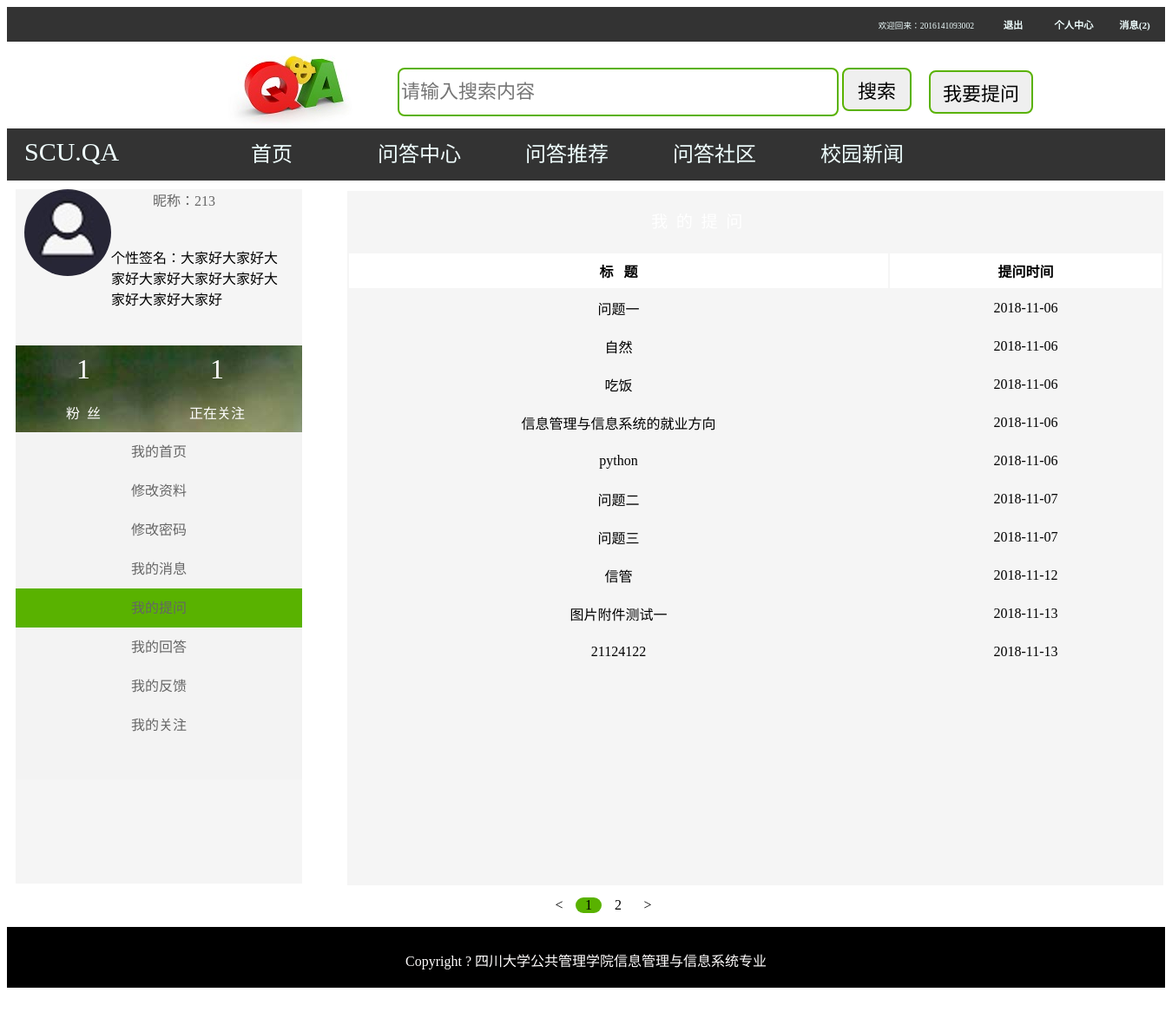
The app's page /my_question/ (signed in) with its own data.
### QA/models.py (models this page shows)
class User(models.Model):
    gender = (
        ('male', "男"),
        ('female', "女"),
    )
    username = models.CharField(max_length=128, unique=True, primary_key=True)
    password = models.CharField(max_length=256)
    sex = models.CharField(max_length=32, choices=gender, default="男")
    c_time = models.DateTimeField(auto_now=True)
    nickname = models.CharField(max_length=50, blank=True)
    profession = models.CharField(max_length=50, blank=True)
    email = models.EmailField()
    per_signature = models.CharField(max_length=1024,blank=True)
    per_introduction = models.TextField(blank=True)
    uid_qid = models.ManyToManyField(to='Question', through='Question_Favorite', through_fields=('fauthor','question'))
    headshot_img = models.ImageField(upload_to='headshot_img', default='headshot_img/headshot.jpg')

class Question(models.Model):
    qauthor = models.ForeignKey(User, on_delete=models.CASCADE)
    ftype = models.ForeignKey(First_type,on_delete=models.CASCADE)
    stype = models.ForeignKey(Second_type,on_delete=models.CASCADE)
    qtitle = models.CharField(max_length=100)
    qcontent = models.TextField(max_length=500)
    q_time = models.DateTimeField(auto_now_add=True)
    q_img = models.ImageField(blank=True, null=True,upload_to='question_img')
    q_file = models.FileField(blank=True, null=True, upload_to='question_file')

### QA/views.py (the view)
    def _get_follow_num(request):
         username = request.session["username"]
         userfollower = models.User_Favorite.objects.filter(follower_id=username)
         userfollower_num = userfollower.count()
         userfollowing = models.User_Favorite.objects.filter(user_id=username)
         userfollowing_num = userfollowing.count()
         return func(request, userfollowing_num, userfollower_num)

### QA/templatetags/filter.py (called while the page is built)
def message_num(username):
    message_num = 0
    if username:
        user = models.User.objects.get(username=username)
        community_apply = models.Community_Apply.objects.filter(community__c_author=user, agree=2)
        message_num = community_apply.count()
    return message_num

### QA/views.py (called while the page is built)
def get_follow_num(func):
    def _get_follow_num(request):
         username = request.session["username"]
         userfollower = models.User_Favorite.objects.filter(follower_id=username)
         userfollower_num = userfollower.count()
         userfollowing = models.User_Favorite.objects.filter(user_id=username)
         userfollowing_num = userfollowing.count()
         return func(request, userfollowing_num, userfollower_num)
    return _get_follow_num

@get_follow_num
def my_question(request,userfollowing_num,userfollower_num):
    username = request.session["username"]
    user = models.User.objects.get(username=username)
    question_list = models.Question.objects.filter(qauthor_id=username)
    paginator = Paginator(question_list, 10)
    page = request.GET.get('page', 1)
    currentPage = int(page)
    try:
        print(page)
        question_list = paginator.page(page)
    except PageNotAnInteger:
        question_list = paginator.page(1)
    except EmptyPage:
        question_list = paginator.page(paginator.num_pages)
    return render(request, 'my_question.html', locals())

### QA/templates/my_question.html (shortened to what this page needs)
{% extends 'usercenter.html' %}
{% load staticfiles %}
{% block css %}
    <link rel="stylesheet" type="text/css" href="{% static 'css/base.css' %}">
    <link rel="stylesheet" type="text/css" href="{% static 'css/usercenter.css' %}">
    <link rel="stylesheet" type="text/css" href="{% static 'css/type.css' %}" >
{% endblock %}
{% block content %}
    <div class="user-right">
        <div class="right_top">
            <div class="right_title">我&nbsp;&nbsp;的&nbsp;&nbsp;提&nbsp;&nbsp;问</div>
        </div>
        <table>
            <tr class="tr1">
                <th class="th1" >标&nbsp;&nbsp;&nbsp;题</th>
                <th class="th2">提问时间 </th>
            </tr>
            {% for question in question_list %}
                <tr class="tr2">
                    <td class="td01"><div class="qtitle" ><a style="text-decoration: none;color: black" href="/detail-{{ question.id }}/">{{question.qtitle}}</a></div></td>
                    <td class="td02"> {{question.q_time|date:"Y-m-d"}}</td>
                </tr>
            {% endfor %}
        </table>
    </div>
    <div class="pagination">
            <ul>
                {% if question_list.has_previous %}
                    <li class="previous"><a href="/type1-{{ ftype.ptid }}/?page={{ question_list.previous_page_number }}"><</a></li>
                {% else %}
                    <li class="previous disabled"><a href="#"><</a></li>
                {% endif %}
                {% for num in paginator.page_range %}
                    {% if num == currentPage %}
                        <li class="pactive"><a href="/type1-{{ ftype.ptid }}/?page={{ num }}">{{ num }}</a></li>
                    {% else %}
                        <li><a href="/type1-{{ ftype.ptid }}/?page={{ num }}">{{ num }}</a></li>
                    {% endif %}
                {% endfor %}
                {% if question_list.has_next %}
                    <li class="next"><a href="/type1-{{ ftype.ptid }}/?page={{ question_list.next_page_number }}">></a></li>
                {% else %}
                    <li class="next disabled"><a href="#">></a></li>
                {% endif %}
            </ul>
        </div>
{% endblock %}

### QA/templates/usercenter.html (shortened to what this page needs)
{% extends 'base.html' %}
{% load staticfiles %}
{% block left %}
    <div class="user-left">
      <div class="left-top1">
            <div class="top1">
                <div class="top1-1">
                    <a href="/userinfo_reset/"><img src="{{ user.headshot_img.url }}" style="border-radius: 50%"></a>
                </div>
                <div class="top1-2">
                    <a href="/usercenter_index/">昵称：{{ user.nickname }}</a></div>
                <div class="top1-3">
                    <p>{% if user.per_signature %}个性签名：{{ user.per_signature }}{% else %}<a href="/userinfo_reset/">你还没有个性签名，点这添加！</a>{% endif %}</p>
                </div>
            </div>
            <div class="top2" >
                    <table class="table">
                        <tr class="tr">
                            <td class="td1"><a style="color: #fff;text-decoration: none" href="/my_followers/">{{ userfollower_num}}</a></td>
                            <td class="td1"><a style="color: #fff;text-decoration: none"href="/my_followings/">{{ userfollowing_num }}</a></td>
                        </tr>
                        <tr class="tr">
                            <td class="td2">粉&nbsp;&nbsp;丝</td>
                            <td class="td2">正在关注</td>
                        </tr>
                    </table>
            </div>
      </div>
      <div class="left-top2">
                 <li>{%if request.path == '/usercenter_index/'%} <a class="active" href="/usercenter_index/">我的首页</a>{% else %}<a href="/usercenter_index/">我的首页</a>{% endif %}</li>
                 <li>{%if request.path == '/userinfo_reset/'%}<a class="active" href="/userinfo_reset/">修改资料</a>{% else %}<a href="/userinfo_reset/">修改资料</a>{% endif %}</li>
                 <li>{%if request.path == '/password_modify/'%}<a class="active" href="/password_modify/">修改密码</a>{% else %}<a href="/password_modify/">修改密码</a>{% endif %}</li>
                 <li>{%if request.path == '/user_message/'%} <a class="active" href="/user_message/">我的消息</a>{% else %}<a href="/user_message/">我的消息</a>{% endif %}</li>
                 <li>{%if request.path == '/my_question/'%} <a class="active" href="/my_question/">我的提问</a>{% else %}<a href="/my_question/">我的提问</a>{% endif %}</li>
                 <li>{%if request.path == '/my_answer/'%} <a class="active" href="/my_answer/">我的回答</a>{% else %}<a href="/my_answer/">我的回答</a>{% endif %}</li>
                 <li>{%if request.path == '/user_feedback/'%} <a class="active" href="/user_feedback/">我的反馈</a>{% else %}<a href="/user_feedback/">我的反馈</a>{% endif %}</li>
                 <li>{%if request.path == '/my_followers/'%} <a class="active" href="/my_followers/">我的关注</a>{% else %}<a href="/my_followers/">我的关注</a>{% endif %}</li>
      </div>
    </div>
{% endblock left%}

### QA/templates/base.html (shortened to what this page needs)
{% load staticfiles %}
{% load filter %}
<!DOCTYPE html>
<html lang="en">
<head>
    {% block css %}{% endblock %}
</head>
<body>
{% block header_con %}
   <div class="header">
       <div class="header_nav">
                 {% if request.session.is_login  %}
                     <li class="header_nav_list"><h3><a href="/user_message/">消息({{ request.session.username|message_num}})</a></h3></li>
                    <li class="header_nav_list"><h3><a href="/usercenter_index/">个人中心</a></h3></li>
                     <li class="header_nav_list"><h3><a href="/logout/">退出</a></h3></li>
                     <li class="header_nav_list_welcome">欢迎回来：{{request.session.username }}</li>
                 {% else %}
			         <li class="header_nav_list"><h3><a href="/register/">注册</a></h3></li>
                     <li class="header_nav_list"><h3><a href="/login/">登录</a></h3></li>
                 {% endif %}
       </div>
   </div>
<div class="sou-suo">
        <div class="sou-suo-icon">
            <img src="/static/img/logo.jpg/">
        </div>
        <div class="sou-suo-search">
            <form action="/search/" method="get">
                <input type="text" name="q" placeholder="请输入搜索内容" value="" required>
                <button type="submit" >搜索</button>
            </form>
        </div>
        <div class="sou-suo-question">
            <a href="/question/"><button>我要提问</button></a>
        </div>
</div>
<header class="dao-hang">
    <div class="dao-hang2">
        <div class="logo">SCU.QA</div>
        <li class="dao-hang-lie-biao"><a {%if request.path == '/index/'%} class="active"{% endif %}href="/index/">首页</a></li>
        <li class="dao-hang-lie-biao"><a {%if request.path|slice:"5" == '/type'%} class="active"{% endif %}href="/type_all/">问答中心</a></li>
        <li class="dao-hang-lie-biao"><a {%if request.path|slice:"10" == '/recommend'%} class="active"{% endif %}href="/recommend_hot_question/">问答推荐</a></li>
        <li class="dao-hang-lie-biao"><a {%if request.path|slice:"10" == '/community'%} class="active"{% endif %}href="/community_list/">问答社区</a></li>
        <li class="dao-hang-lie-biao"><a {%if request.path == '/xg_news/'%} class="active"{% endif %}href="/xg_news/">校园新闻</a></li>
    </div>
</header>
{% endblock header_con %}
 {% block left %}{% endblock left %}
{% block content %}{% endblock content %}
{% block bottom %}
   <footer class="wei-bu">
    <div class="ban-quan">
        <p>Copyright ? 四川大学公共管理学院信息管理与信息系统专业</p>
    </div>
   </footer>
{% endblock bottom %}
</body>
</html>

### static/css/base.css (style rules this page uses)
.active { background-color: #59B200; }
.header { width:100%; height:40px; background-color: #333; color: azure; min-width:1263px; }
.header_nav { width:100%; height:40px; background-color: #333; }
.header_nav_list { list-style:none; width: 70px; height: 10px; float: right; text-align:center ; line-height: 0px; }
.header_nav_list a { text-decoration:none; color:azure; font-size:60%; }
.header_nav_list_welcome { list-style:none; width: 100%; height: 10px; float: right; margin-right: 220px; text-align:right ; line-height: 23px; color:azure; font-size: 60%; }
.sou-suo { width: 100%; height: 100px; min-width:1263px; }
.sou-suo-icon { float: left; height: 100px; font-family: Arial; font-size: 60%; margin-left: 250px; }
.sou-suo-search { margin-left: 40px; float: left; }
.sou-suo-search input { width: 500px; height: 50px; border: 2px #59B200 solid; border-radius: 8px; margin-top: 30px; font-size: 22px; }
.sou-suo-question { float: left; margin-left: 20px; }
.sou-suo-search button { width: 80px; height: 50px; border: #59B200 2px solid; border-radius: 8px; margin-top: 30px; font-size: 22px; cursor: pointer; }
.sou-suo-question button { width: 120px; height: 50px; border: #59B200 2px solid; border-radius: 8px; margin-top: 33px; font-size: 22px; cursor: pointer; }
.sou-suo-question a { font-size: 22px; text-decoration:none; color:#000000; }
.dao-hang { width: 100%; min-width:1263px; height: 60px; background-color: #333; color: azure; }
.dao-hang2 { width: 1263px; height: 60px; }
.logo { width: 200px; height: 50px; float: left; margin-top: 10px; font-size: 30px; margin-left: 20px; }
.dao-hang-lie-biao { list-style:none; width: 170px; height: 60px; float: left; text-align: center; line-height:60px; }
.dao-hang-lie-biao a { text-decoration:none; display: block; width: 170px; height: 60px; color: azure; font-size:150%; }
.wei-bu { width: 100%; height: 70px; background-color: #222222; position: relative; margin-bottom: 30px; }
.wei-bu .ban-quan { height: 70px; background-color: #000000; margin: 0 auto; line-height: 80px; text-align: center; color: #fffdfd; }

### static/css/usercenter.css (style rules this page uses)
.user-left { width:330px; height:800px; background-color: whitesmoke; margin-left: 10px; }
.left-top1 { width:330px; height:280px; }
.top1 { width:330px; height:150px; position:relative; margin-top: 10px; }
.top1-1 { width:100px; height:100px; margin-left:10px; bottom:0; float:left; border-radius: 50%; }
.top1-2 { height:50px; float:right; margin-right: 100px; }
.top1-2 a { font-size:100%; height:50px; text-decoration: none; color: #666; }
.top1-3 { float:left; height:100px; width:200px; }
.top2 { width:330px; height:100px; background-image: url("/static/img/top2.jpg"); margin-top: 30px; }
.table { height:100px; margin-left: 0px; }
.tr { height:30px; width:300px; }
.td1 { width:150px; height:30px; font-size: 200%; text-align: center; text-decoration: none; color:#fff ; }
.td2 { width:150px; height:30px; text-align: center; text-decoration: none; color:#fff ; }
.left-top2 { width:330px; height:400px; background-color: rgba(236, 236, 236, 0.22); }
.left-top2 li { height: 45px; list-style: none; color: #fff; }
.left-top2 a { height:45px; text-decoration: none; font-size: 100%; margin-bottom: 5px; color: #666; display:block; line-height:45px ; text-align: center; }
.user-right { width:940px; height:800px; left:400px; position: absolute; top:220px; background-color: whitesmoke; }

### static/css/type.css (style rules this page uses)
.pagination { text-align: center; }
.pagination li { width: 30px; list-style: none; display: inline-block; }
.pagination a { text-decoration: none; color: black; }
.pactive { border-radius: 20px; background-color: #59B200; }

### QA/templates/my_question.html (style rules this page uses)
.right_top { background-size:cover;background-image:url('/static/img/right_title.jpg');width: 100%;height: 70px; }
.right_title { padding-top: 20px;color:#fff;width:550px;height:50px;margin-left: 350px;font-size: 120%; }
.tr1 { background-color:white;width: 100%;height: 40px }
.th1 { height:25px;width:800px;font-size:100% }
.th2 { height:25px;width:400px;font-size:100% }
.td01 { width:800px;height: 40px;text-align: center }
.td02 { width:400px;height: 40px;text-align: center }

### records on screen
User: session.username|message_num "2", headshot_img (picture), nickname "213", per_signature "大家好大家好大家好大家好大家好大家好大家好大家好大家好"
Question: qtitle "问题一", q_time "2018-11-06"
Question: qtitle "自然", q_time "2018-11-06"
Question: qtitle "吃饭", q_time "2018-11-06"
Question: qtitle "信息管理与信息系统的就业方向", q_time "2018-11-06"
Question: qtitle "python", q_time "2018-11-06"
Question: qtitle "问题二", q_time "2018-11-07"
Question: qtitle "问题三", q_time "2018-11-07"
Question: qtitle "信管", q_time "2018-11-12"
Question: qtitle "图片附件测试一", q_time "2018-11-13"
Question: qtitle "21124122", q_time "2018-11-13"

### other values on screen
{{ request.session.username }} "2016141093002"
{{ userfollower_num }} "1"
{{ userfollowing_num }} "1"
{{ num }} "1"
{{ num }} "2"
